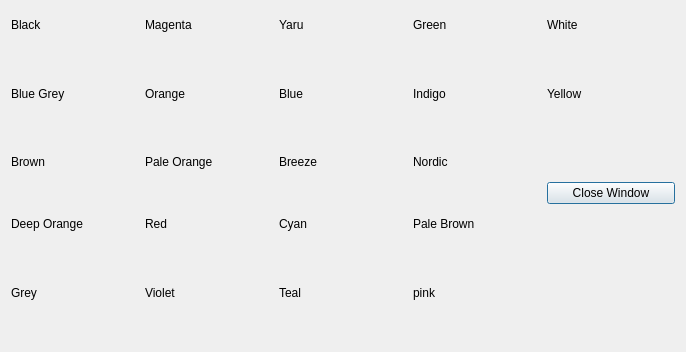
<?xml version="1.0" encoding="UTF-8"?>
<ui version="4.0">
 <class>colors</class>
 <widget class="QDialog" name="colors">
  <property name="geometry">
   <rect>
    <x>0</x>
    <y>0</y>
    <width>686</width>
    <height>352</height>
   </rect>
  </property>
  <property name="windowTitle">
   <string>Colors Preview</string>
  </property>
  <property name="windowIcon">
   <iconset resource="traducciones.qrc">
    <normaloff>:/colors.png</normaloff>:/colors.png</iconset>
  </property>
  <layout class="QGridLayout" name="gridLayout">
   <item row="4" column="1">
    <widget class="QLabel" name="label_32">
     <property name="text">
      <string>Pale Orange</string>
     </property>
    </widget>
   </item>
   <item row="0" column="0">
    <widget class="QLabel" name="label">
     <property name="text">
      <string>Black</string>
     </property>
    </widget>
   </item>
   <item row="4" column="2">
    <widget class="QLabel" name="label_25">
     <property name="text">
      <string>Breeze</string>
     </property>
    </widget>
   </item>
   <item row="2" column="2">
    <widget class="QLabel" name="label_19">
     <property name="text">
      <string>Blue</string>
     </property>
    </widget>
   </item>
   <item row="5" column="0">
    <widget class="QLabel" name="label_6">
     <property name="text">
      <string/>
     </property>
     <property name="pixmap">
      <pixmap resource="traducciones.qrc">:/brown.png</pixmap>
     </property>
    </widget>
   </item>
   <item row="9" column="0">
    <widget class="QLabel" name="label_10">
     <property name="text">
      <string/>
     </property>
     <property name="pixmap">
      <pixmap resource="traducciones.qrc">:/grey.png</pixmap>
     </property>
    </widget>
   </item>
   <item row="2" column="1">
    <widget class="QLabel" name="label_13">
     <property name="text">
      <string>Orange</string>
     </property>
    </widget>
   </item>
   <item row="0" column="4">
    <widget class="QLabel" name="label_37">
     <property name="text">
      <string>White</string>
     </property>
    </widget>
   </item>
   <item row="8" column="0">
    <widget class="QLabel" name="label_9">
     <property name="text">
      <string>Grey</string>
     </property>
    </widget>
   </item>
   <item row="6" column="3">
    <widget class="QLabel" name="label_31">
     <property name="text">
      <string>Pale Brown</string>
     </property>
    </widget>
   </item>
   <item row="2" column="0">
    <widget class="QLabel" name="label_3">
     <property name="text">
      <string>Blue Grey</string>
     </property>
    </widget>
   </item>
   <item row="4" column="3">
    <widget class="QLabel" name="label_36">
     <property name="text">
      <string>Nordic</string>
     </property>
    </widget>
   </item>
   <item row="3" column="0">
    <widget class="QLabel" name="label_4">
     <property name="text">
      <string/>
     </property>
     <property name="pixmap">
      <pixmap resource="traducciones.qrc">:/bluegrey.png</pixmap>
     </property>
    </widget>
   </item>
   <item row="7" column="1">
    <widget class="QLabel" name="label_23">
     <property name="text">
      <string/>
     </property>
     <property name="pixmap">
      <pixmap resource="traducciones.qrc">:/red.png</pixmap>
     </property>
    </widget>
   </item>
   <item row="5" column="1">
    <widget class="QLabel" name="label_33">
     <property name="text">
      <string/>
     </property>
     <property name="pixmap">
      <pixmap resource="traducciones.qrc">:/paleorange.png</pixmap>
     </property>
    </widget>
   </item>
   <item row="9" column="2">
    <widget class="QLabel" name="label_42">
     <property name="text">
      <string/>
     </property>
     <property name="pixmap">
      <pixmap resource="traducciones.qrc">:/teal.png</pixmap>
     </property>
    </widget>
   </item>
   <item row="6" column="2">
    <widget class="QLabel" name="label_44">
     <property name="text">
      <string>Cyan</string>
     </property>
    </widget>
   </item>
   <item row="5" column="2">
    <widget class="QLabel" name="label_29">
     <property name="text">
      <string/>
     </property>
     <property name="pixmap">
      <pixmap resource="traducciones.qrc">:/breeze.png</pixmap>
     </property>
    </widget>
   </item>
   <item row="3" column="3">
    <widget class="QLabel" name="label_27">
     <property name="text">
      <string/>
     </property>
     <property name="pixmap">
      <pixmap resource="traducciones.qrc">:/indigo.png</pixmap>
     </property>
    </widget>
   </item>
   <item row="8" column="1">
    <widget class="QLabel" name="label_18">
     <property name="text">
      <string>Violet</string>
     </property>
    </widget>
   </item>
   <item row="5" column="3">
    <widget class="QLabel" name="label_26">
     <property name="text">
      <string/>
     </property>
     <property name="pixmap">
      <pixmap resource="traducciones.qrc">:/nordic.png</pixmap>
     </property>
    </widget>
   </item>
   <item row="6" column="1">
    <widget class="QLabel" name="label_22">
     <property name="text">
      <string>Red</string>
     </property>
    </widget>
   </item>
   <item row="3" column="1">
    <widget class="QLabel" name="label_17">
     <property name="text">
      <string/>
     </property>
     <property name="pixmap">
      <pixmap resource="traducciones.qrc">:/orange.png</pixmap>
     </property>
    </widget>
   </item>
   <item row="6" column="0">
    <widget class="QLabel" name="label_7">
     <property name="text">
      <string>Deep Orange</string>
     </property>
    </widget>
   </item>
   <item row="1" column="2">
    <widget class="QLabel" name="label_14">
     <property name="text">
      <string/>
     </property>
     <property name="pixmap">
      <pixmap resource="traducciones.qrc">:/yaru.png</pixmap>
     </property>
    </widget>
   </item>
   <item row="2" column="4">
    <widget class="QLabel" name="label_43">
     <property name="text">
      <string>Yellow</string>
     </property>
    </widget>
   </item>
   <item row="1" column="0">
    <widget class="QLabel" name="label_2">
     <property name="text">
      <string/>
     </property>
     <property name="pixmap">
      <pixmap resource="traducciones.qrc">:/black.png</pixmap>
     </property>
    </widget>
   </item>
   <item row="7" column="2">
    <widget class="QLabel" name="label_40">
     <property name="text">
      <string/>
     </property>
     <property name="pixmap">
      <pixmap resource="traducciones.qrc">:/cyan.png</pixmap>
     </property>
    </widget>
   </item>
   <item row="0" column="2">
    <widget class="QLabel" name="label_24">
     <property name="text">
      <string>Yaru</string>
     </property>
    </widget>
   </item>
   <item row="0" column="1">
    <widget class="QLabel" name="label_11">
     <property name="text">
      <string>Magenta</string>
     </property>
    </widget>
   </item>
   <item row="9" column="3">
    <widget class="QLabel" name="label_21">
     <property name="text">
      <string/>
     </property>
     <property name="pixmap">
      <pixmap resource="traducciones.qrc">:/pink.png</pixmap>
     </property>
    </widget>
   </item>
   <item row="4" column="0">
    <widget class="QLabel" name="label_5">
     <property name="text">
      <string>Brown</string>
     </property>
    </widget>
   </item>
   <item row="7" column="3">
    <widget class="QLabel" name="label_28">
     <property name="text">
      <string/>
     </property>
     <property name="pixmap">
      <pixmap resource="traducciones.qrc">:/palebrown.png</pixmap>
     </property>
    </widget>
   </item>
   <item row="1" column="4">
    <widget class="QLabel" name="label_41">
     <property name="text">
      <string/>
     </property>
     <property name="pixmap">
      <pixmap resource="traducciones.qrc">:/white.png</pixmap>
     </property>
    </widget>
   </item>
   <item row="3" column="2">
    <widget class="QLabel" name="label_16">
     <property name="text">
      <string/>
     </property>
     <property name="pixmap">
      <pixmap resource="traducciones.qrc">:/blue.png</pixmap>
     </property>
    </widget>
   </item>
   <item row="9" column="1">
    <widget class="QLabel" name="label_15">
     <property name="text">
      <string/>
     </property>
     <property name="pixmap">
      <pixmap resource="traducciones.qrc">:/violet.png</pixmap>
     </property>
    </widget>
   </item>
   <item row="1" column="1">
    <widget class="QLabel" name="label_12">
     <property name="text">
      <string/>
     </property>
     <property name="pixmap">
      <pixmap resource="traducciones.qrc">:/magenta.png</pixmap>
     </property>
    </widget>
   </item>
   <item row="1" column="3">
    <widget class="QLabel" name="label_35">
     <property name="text">
      <string/>
     </property>
     <property name="pixmap">
      <pixmap resource="traducciones.qrc">:/green.png</pixmap>
     </property>
    </widget>
   </item>
   <item row="0" column="3">
    <widget class="QLabel" name="label_34">
     <property name="text">
      <string>Green</string>
     </property>
    </widget>
   </item>
   <item row="3" column="4">
    <widget class="QLabel" name="label_46">
     <property name="text">
      <string/>
     </property>
     <property name="pixmap">
      <pixmap resource="traducciones.qrc">:/yellow.png</pixmap>
     </property>
    </widget>
   </item>
   <item row="8" column="2">
    <widget class="QLabel" name="label_38">
     <property name="text">
      <string>Teal</string>
     </property>
    </widget>
   </item>
   <item row="2" column="3">
    <widget class="QLabel" name="label_20">
     <property name="text">
      <string>Indigo</string>
     </property>
    </widget>
   </item>
   <item row="8" column="3">
    <widget class="QLabel" name="label_30">
     <property name="text">
      <string>pink</string>
     </property>
    </widget>
   </item>
   <item row="7" column="0">
    <widget class="QLabel" name="label_8">
     <property name="text">
      <string/>
     </property>
     <property name="pixmap">
      <pixmap resource="traducciones.qrc">:/deeporange.png</pixmap>
     </property>
    </widget>
   </item>
   <item row="5" column="4">
    <widget class="QPushButton" name="pushButton">
     <property name="text">
      <string>Close Window</string>
     </property>
    </widget>
   </item>
  </layout>
 </widget>
 <resources>
  <include location="traducciones.qrc"/>
 </resources>
 <connections/>
</ui>
